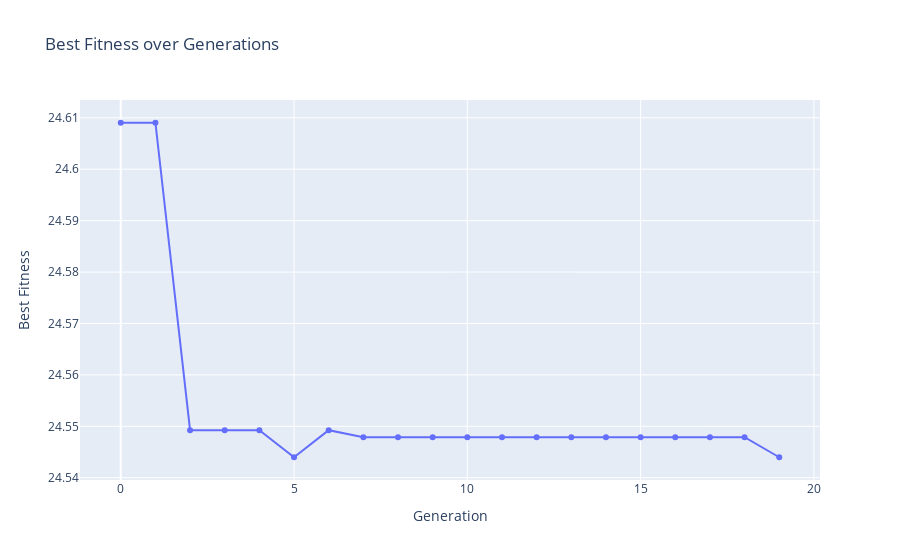

Notebook cell for this chart:
### Code cell
"""
Curva de convergência
"""
fig = go.Figure()
fig.add_trace(go.Scatter(x=list(range(ga.max_iter)), y=ga.generation_best_Y, mode='lines+markers', name='Best Fitness'))
fig.update_layout(
    title='Best Fitness over Generations',
    xaxis_title='Generation',
    yaxis_title='Best Fitness'    
)
fig.show()

### Figure 1 — Plotly figure (JSON) as saved in the notebook; plotly's stock layout.template omitted (floating-point values rounded to 4 significant figures)
{"data": [{"mode": "lines+markers", "name": "Best Fitness", "type": "scatter", "x": [0, 1, 2, 3, 4, 5, 6, 7, 8, 9, 10, 11, 12, 13, 14, 15, 16, 17, 18, 19], "y": [24.61, 24.61, 24.55, 24.55, 24.55, 24.54, 24.55, 24.55, 24.55, 24.55, 24.55, 24.55, 24.55, 24.55, 24.55, 24.55, 24.55, 24.55, 24.55, 24.54]}], "layout": {"title": {"text": "Best Fitness over Generations"}, "xaxis": {"title": {"text": "Generation"}}, "yaxis": {"title": {"text": "Best Fitness"}}}}
